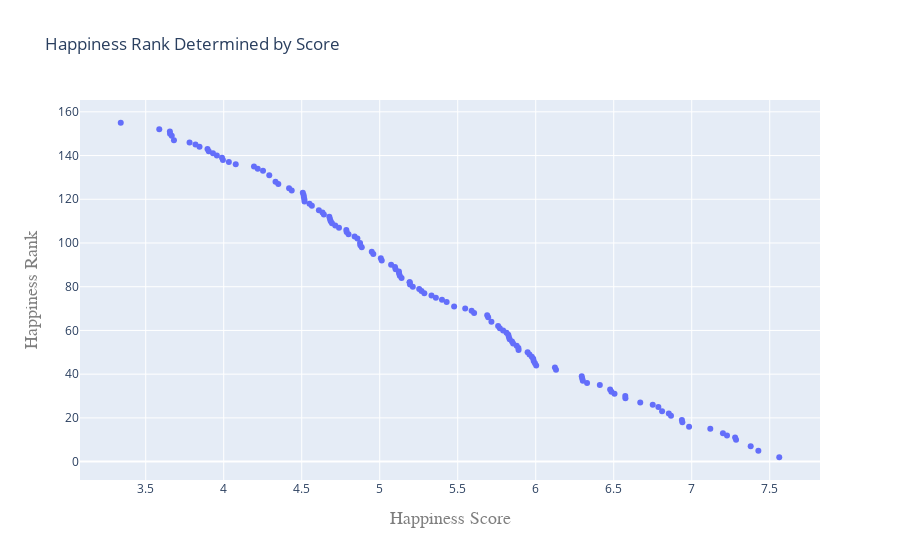

Write notebook code for a chart like this one.
### Code cell
trace4 = go.Scatter(
    x = happiness['Happiness Score'],
    y = happiness['Happiness Rank'],
    mode = 'markers'
)
data4 = [trace4]
layout = go.Layout(
    title='Happiness Rank Determined by Score',
    xaxis=dict(
        title='Happiness Score',
        titlefont=dict(
            family='Courier New, monospace',
            size=18,
            color='#7f7f7f'
        )
    ),
    yaxis=dict(
        title='Happiness Rank',
        titlefont=dict(
            family='Courier New, monospace',
            size=18,
            color='#7f7f7f'
        )
    )
)

fig4 = go.Figure(data=data4, layout=layout)
iplot(fig4)

### Figure 1 — Plotly figure (JSON) as saved in the notebook; plotly's stock layout.template omitted (floating-point values rounded to 4 significant figures)
{"data": [{"mode": "markers", "type": "scatter", "x": [7.561, 7.427, 7.378, 7.284, 7.278, 7.226, 7.2, 7.119, 6.983, 6.94, 6.937, 6.867, 6.853, 6.81, 6.786, 6.75, 6.67, 6.575, 6.574, 6.505, 6.485, 6.477, 6.411, 6.329, 6.302, 6.298, 6.295, 6.13, 6.123, 6.003, 5.995, 5.987, 5.984, 5.975, 5.96, 5.948, 5.89, 5.889, 5.878, 5.855, 5.848, 5.833, 5.828, 5.824, 5.813, 5.791, 5.77, 5.759, 5.716, 5.695, 5.689, 5.605, 5.589, 5.548, 5.477, 5.429, 5.399, 5.36, 5.332, 5.286, 5.268, 5.253, 5.212, 5.194, 5.192, 5.192, 5.14, 5.129, 5.124, 5.123, 5.102, 5.098, 5.073, 5.013, 5.007, 4.959, 4.949, 4.885, 4.876, 4.874, 4.857, 4.839, 4.8, 4.788, 4.786, 4.739, 4.715, 4.694, 4.686, 4.681, 4.677, 4.642, 4.633, 4.61, 4.565, 4.55, 4.518, 4.517, 4.514, 4.512, 4.507, 4.436, 4.419, 4.35, 4.332, 4.292, 4.252, 4.218, 4.194, 4.077, 4.033, 3.995, 3.989, 3.956, 3.931, 3.904, 3.896, 3.845, 3.819, 3.781, 3.681, 3.667, 3.656, 3.655, 3.587, 3.34], "y": [2, 5, 7, 10, 11, 12, 13, 15, 16, 18, 19, 21, 22, 23, 25, 26, 27, 29, 30, 31, 32, 33, 35, 36, 37, 38, 39, 42, 43, 44, 45, 46, 47, 48, 49, 50, 51, 52, 53, 54, 55, 56, 57, 58, 59, 60, 61, 62, 64, 66, 67, 68, 69, 70, 71, 73, 74, 75, 76, 77, 78, 79, 80, 81, 82, 82, 84, 85, 86, 87, 88, 89, 90, 92, 93, 95, 96, 98, 99, 100, 102, 103, 104, 105, 106, 107, 108, 109, 110, 111, 112, 113, 114, 115, 117, 118, 119, 120, 121, 122, 123, 124, 125, 127, 128, 131, 133, 134, 135, 136, 137, 138, 139, 140, 141, 142, 143, 144, 145, 146, 147, 149, 150, 151, 152, 155]}], "layout": {"title": {"text": "Happiness Rank Determined by Score"}, "xaxis": {"title": {"font": {"color": "#7f7f7f", "family": "Courier New, monospace", "size": 18}, "text": "Happiness Score"}}, "yaxis": {"title": {"font": {"color": "#7f7f7f", "family": "Courier New, monospace", "size": 18}, "text": "Happiness Rank"}}}}
